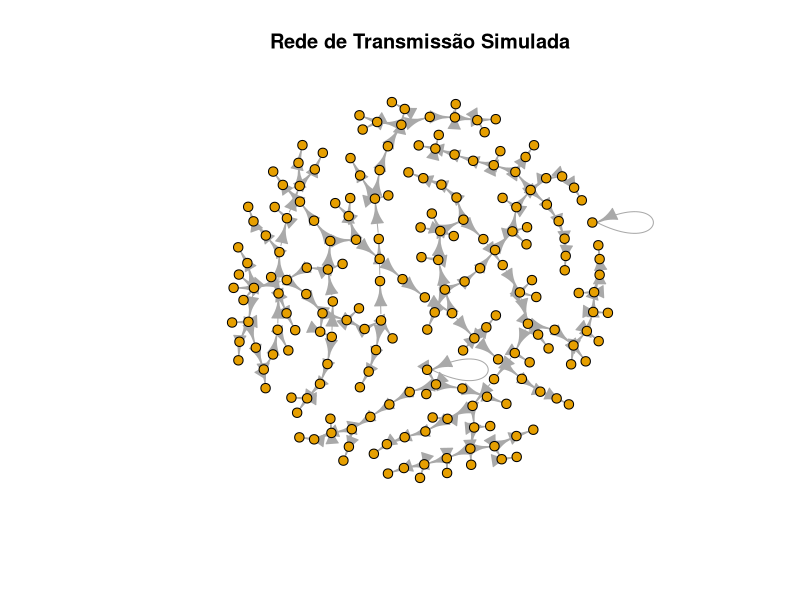
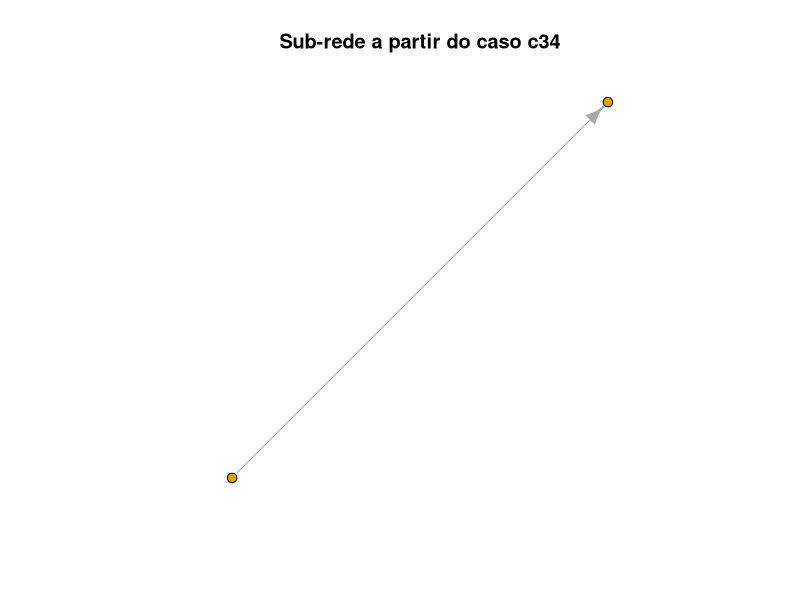

Here is the R script that generated these plots, in order:
# Aula 12 - Rastreamento de Contatos e Análises de Questionários

# Objetivo: Nesta aula, vamos aprender a:
# - Criar e analisar redes de transmissão com dados simulados
# - Utilizar o pacote `igraph` diretamente para explorar essas redes
# - Simular e analisar dados de um questionário (survey)
# - Realizar análises descritivas e explorar associações simples com base nas respostas
# Esta aula é baseada nos capítulos correspondentes do "Manual de R para Epidemiologistas".

# =============================================================
# 1. Carregando pacotes necessários
# =============================================================

library(tidyverse)     # Manipulação de dados
library(lubridate)     # Manipulação de datas
library(igraph)        # Análise e visualização de redes
library(survey)        # Análises complexas de surveys

# =============================================================
# 2. Simulando base de contatos entre indivíduos
# =============================================================

set.seed(123)
n <- 200  # número de indivíduos

# Simulando identificadores únicos
id <- paste0("c", seq_len(n))

# Simulando datas de sintomas (aleatórias entre jan e fev/2023)
data_sintomas <- sample(seq(as.Date("2023-01-01"), as.Date("2023-02-28"), by = "day"), n, replace = TRUE)

# Simulando variáveis demográficas básicas
idade <- round(runif(n, 0, 90))
sexo <- sample(c("Masculino", "Feminino"), n, replace = TRUE)
bairro <- sample(c("Centro", "Zona Norte", "Zona Sul", "Zona Leste", "Zona Oeste"), n, replace = TRUE)

# Simulando quem infectou quem (com base em ID)
infector <- sample(c(NA, id), n, replace = TRUE)

# Criando a linelist com os dados dos indivíduos
linelist <- tibble(
  id = id,
  infector = infector,
  data_sintomas = data_sintomas,
  idade = idade,
  sexo = sexo,
  bairro = bairro
)

# Criando base de contatos (arestas do grafo)
contacts <- linelist %>%
  filter(!is.na(infector)) %>%
  select(from = infector, to = id)

# Criando grafo com igraph
grafo <- graph_from_data_frame(d = contacts, vertices = linelist, directed = TRUE)

# =============================================================
# 3. Explorando a rede de contatos
# =============================================================

# Plotando a rede de contatos
plot(grafo, vertex.size = 5, vertex.label = NA, main = "Rede de Transmissão Simulada")

# Identificando indivíduos com maior grau de saída (mais transmissores)
degree_tab <- igraph::degree(grafo, mode = "out")
top_infectores <- sort(degree_tab, decreasing = TRUE)[1:5]
top_infectores

# Visualizando sub-rede de um indivíduo específico
c34_subgrafo <- induced_subgraph(grafo, vids = unlist(ego(grafo, order = 1, nodes = "c34", mode = "out")))
plot(c34_subgrafo, vertex.size = 5, vertex.label = NA, main = "Sub-rede a partir do caso c34")

# =============================================================
# 4. Simulando dados de questionário (survey)
# =============================================================

set.seed(456)
n_survey <- 100
id_survey <- sample(id, n_survey)

# Variáveis do questionário
uso_mascara <- sample(c("Sempre", "Às vezes", "Nunca"), n_survey, replace = TRUE, prob = c(0.6, 0.3, 0.1))
contato_animais <- sample(c("Sim", "Não"), n_survey, replace = TRUE, prob = c(0.2, 0.8))
viajou <- sample(c("Sim", "Não"), n_survey, replace = TRUE, prob = c(0.3, 0.7))
vacinado <- sample(c("Sim", "Não"), n_survey, replace = TRUE, prob = c(0.8, 0.2))

# Criando o data frame
dados_survey <- tibble(
  id = id_survey,
  uso_mascara = uso_mascara,
  contato_animais = contato_animais,
  viajou = viajou,
  vacinado = vacinado
)

# =============================================================
# 5. Análises descritivas do questionário
# =============================================================

dados_survey %>%
  count(uso_mascara) %>%
  mutate(percentual = round(100 * n / sum(n), 1))

dados_survey %>%
  count(viajou) %>%
  mutate(percentual = round(100 * n / sum(n), 1))

dados_survey %>%
  count(vacinado, uso_mascara) %>%
  pivot_wider(names_from = uso_mascara, values_from = n, values_fill = 0)

# =============================================================
# 6. Unindo a base do survey com a linelist
# =============================================================

survey_completo <- linelist %>%
  left_join(dados_survey, by = "id")

survey_completo %>%
  filter(!is.na(vacinado)) %>%
  count(bairro, vacinado) %>%
  group_by(vacinado) %>%
  mutate(prop = round(100 * n / sum(n), 1))

# =============================================================
# 7. Conclusão
# =============================================================

# Com esta aula, aprendemos a:
# - Criar redes de transmissão simuladas com `igraph`
# - Explorar sub-redes e identificar supertransmissores
# - Simular dados de survey com variáveis comuns
# - Realizar análises descritivas simples de questionários
# - Integrar respostas de surveys com dados epidemiológicos
# Essa abordagem é útil para apoiar decisões durante surtos e monitorar comportamentos associados à transmissão.
